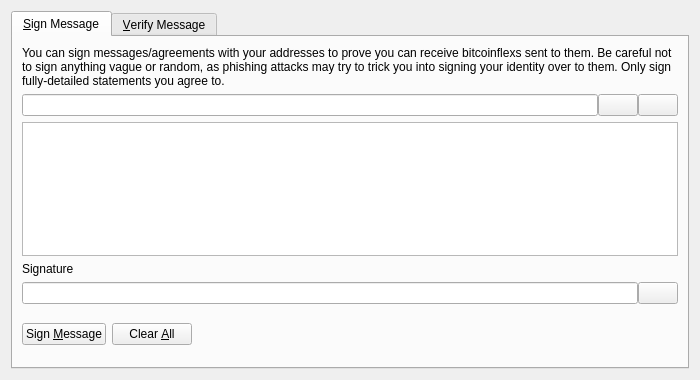
<?xml version="1.0" encoding="UTF-8"?>
<ui version="4.0">
 <class>SignVerifyMessageDialog</class>
 <widget class="QDialog" name="SignVerifyMessageDialog">
  <property name="geometry">
   <rect>
    <x>0</x>
    <y>0</y>
    <width>700</width>
    <height>380</height>
   </rect>
  </property>
  <property name="windowTitle">
   <string>Signatures - Sign / Verify a Message</string>
  </property>
  <property name="modal">
   <bool>true</bool>
  </property>
  <layout class="QVBoxLayout" name="verticalLayout">
   <item>
    <widget class="QTabWidget" name="tabWidget">
     <property name="currentIndex">
      <number>0</number>
     </property>
     <widget class="QWidget" name="tabSignMessage">
      <attribute name="title">
       <string>&amp;Sign Message</string>
      </attribute>
      <layout class="QVBoxLayout" name="verticalLayout_SM">
       <item>
        <widget class="QLabel" name="infoLabel_SM">
         <property name="text">
          <string>You can sign messages/agreements with your addresses to prove you can receive bitcoinflexs sent to them. Be careful not to sign anything vague or random, as phishing attacks may try to trick you into signing your identity over to them. Only sign fully-detailed statements you agree to.</string>
         </property>
         <property name="textFormat">
          <enum>Qt::PlainText</enum>
         </property>
         <property name="wordWrap">
          <bool>true</bool>
         </property>
        </widget>
       </item>
       <item>
        <layout class="QHBoxLayout" name="horizontalLayout_1_SM">
         <property name="spacing">
          <number>0</number>
         </property>
         <item>
          <widget class="QValidatedLineEdit" name="addressIn_SM">
           <property name="toolTip">
            <string>The BitcoinFlex address to sign the message with</string>
           </property>
          </widget>
         </item>
         <item>
          <widget class="QPushButton" name="addressBookButton_SM">
           <property name="toolTip">
            <string>Choose previously used address</string>
           </property>
           <property name="text">
            <string/>
           </property>
           <property name="icon">
            <iconset resource="../bitcoin.qrc">
             <normaloff>:/icons/address-book</normaloff>:/icons/address-book</iconset>
           </property>
           <property name="shortcut">
            <string>Alt+A</string>
           </property>
           <property name="autoDefault">
            <bool>false</bool>
           </property>
          </widget>
         </item>
         <item>
          <widget class="QPushButton" name="pasteButton_SM">
           <property name="toolTip">
            <string>Paste address from clipboard</string>
           </property>
           <property name="text">
            <string/>
           </property>
           <property name="icon">
            <iconset resource="../bitcoin.qrc">
             <normaloff>:/icons/editpaste</normaloff>:/icons/editpaste</iconset>
           </property>
           <property name="shortcut">
            <string>Alt+P</string>
           </property>
           <property name="autoDefault">
            <bool>false</bool>
           </property>
          </widget>
         </item>
        </layout>
       </item>
       <item>
        <widget class="QPlainTextEdit" name="messageIn_SM">
         <property name="toolTip">
          <string>Enter the message you want to sign here</string>
         </property>
        </widget>
       </item>
       <item>
        <widget class="QLabel" name="signatureLabel_SM">
         <property name="text">
          <string>Signature</string>
         </property>
         <property name="textFormat">
          <enum>Qt::PlainText</enum>
         </property>
        </widget>
       </item>
       <item>
        <layout class="QHBoxLayout" name="horizontalLayout_2_SM">
         <property name="spacing">
          <number>0</number>
         </property>
         <item>
          <widget class="QLineEdit" name="signatureOut_SM">
           <property name="font">
            <font>
             <italic>true</italic>
            </font>
           </property>
           <property name="readOnly">
            <bool>true</bool>
           </property>
          </widget>
         </item>
         <item>
          <widget class="QPushButton" name="copySignatureButton_SM">
           <property name="toolTip">
            <string>Copy the current signature to the system clipboard</string>
           </property>
           <property name="text">
            <string/>
           </property>
           <property name="icon">
            <iconset resource="../bitcoin.qrc">
             <normaloff>:/icons/editcopy</normaloff>:/icons/editcopy</iconset>
           </property>
           <property name="autoDefault">
            <bool>false</bool>
           </property>
          </widget>
         </item>
        </layout>
       </item>
       <item>
        <layout class="QHBoxLayout" name="horizontalLayout_3_SM">
         <item>
          <widget class="QPushButton" name="signMessageButton_SM">
           <property name="toolTip">
            <string>Sign the message to prove you own this BitcoinFlex address</string>
           </property>
           <property name="text">
            <string>Sign &amp;Message</string>
           </property>
           <property name="icon">
            <iconset resource="../bitcoin.qrc">
             <normaloff>:/icons/edit</normaloff>:/icons/edit</iconset>
           </property>
           <property name="autoDefault">
            <bool>false</bool>
           </property>
          </widget>
         </item>
         <item>
          <widget class="QPushButton" name="clearButton_SM">
           <property name="toolTip">
            <string>Reset all sign message fields</string>
           </property>
           <property name="text">
            <string>Clear &amp;All</string>
           </property>
           <property name="icon">
            <iconset resource="../bitcoin.qrc">
             <normaloff>:/icons/remove</normaloff>:/icons/remove</iconset>
           </property>
           <property name="autoDefault">
            <bool>false</bool>
           </property>
          </widget>
         </item>
         <item>
          <spacer name="horizontalSpacer_1_SM">
           <property name="orientation">
            <enum>Qt::Horizontal</enum>
           </property>
           <property name="sizeHint" stdset="0">
            <size>
             <width>40</width>
             <height>48</height>
            </size>
           </property>
          </spacer>
         </item>
         <item>
          <widget class="QLabel" name="statusLabel_SM">
           <property name="font">
            <font>
             <weight>75</weight>
             <bold>true</bold>
            </font>
           </property>
           <property name="text">
            <string/>
           </property>
           <property name="wordWrap">
            <bool>true</bool>
           </property>
          </widget>
         </item>
         <item>
          <spacer name="horizontalSpacer_2_SM">
           <property name="orientation">
            <enum>Qt::Horizontal</enum>
           </property>
           <property name="sizeHint" stdset="0">
            <size>
             <width>40</width>
             <height>48</height>
            </size>
           </property>
          </spacer>
         </item>
        </layout>
       </item>
      </layout>
     </widget>
     <widget class="QWidget" name="tabVerifyMessage">
      <attribute name="title">
       <string>&amp;Verify Message</string>
      </attribute>
      <layout class="QVBoxLayout" name="verticalLayout_VM">
       <item>
        <widget class="QLabel" name="infoLabel_VM">
         <property name="text">
          <string>Enter the receiver's address, message (ensure you copy line breaks, spaces, tabs, etc. exactly) and signature below to verify the message. Be careful not to read more into the signature than what is in the signed message itself, to avoid being tricked by a man-in-the-middle attack. Note that this only proves the signing party receives with the address, it cannot prove sendership of any transaction!</string>
         </property>
         <property name="textFormat">
          <enum>Qt::PlainText</enum>
         </property>
         <property name="alignment">
          <set>Qt::AlignLeading|Qt::AlignLeft|Qt::AlignTop</set>
         </property>
         <property name="wordWrap">
          <bool>true</bool>
         </property>
        </widget>
       </item>
       <item>
        <layout class="QHBoxLayout" name="horizontalLayout_1_VM">
         <property name="spacing">
          <number>0</number>
         </property>
         <item>
          <widget class="QValidatedLineEdit" name="addressIn_VM">
           <property name="toolTip">
            <string>The BitcoinFlex address the message was signed with</string>
           </property>
          </widget>
         </item>
         <item>
          <widget class="QPushButton" name="addressBookButton_VM">
           <property name="toolTip">
            <string>Choose previously used address</string>
           </property>
           <property name="text">
            <string/>
           </property>
           <property name="icon">
            <iconset resource="../bitcoin.qrc">
             <normaloff>:/icons/address-book</normaloff>:/icons/address-book</iconset>
           </property>
           <property name="shortcut">
            <string>Alt+A</string>
           </property>
           <property name="autoDefault">
            <bool>false</bool>
           </property>
          </widget>
         </item>
        </layout>
       </item>
       <item>
        <widget class="QPlainTextEdit" name="messageIn_VM"/>
       </item>
       <item>
        <widget class="QValidatedLineEdit" name="signatureIn_VM"/>
       </item>
       <item>
        <layout class="QHBoxLayout" name="horizontalLayout_2_VM">
         <item>
          <widget class="QPushButton" name="verifyMessageButton_VM">
           <property name="toolTip">
            <string>Verify the message to ensure it was signed with the specified BitcoinFlex address</string>
           </property>
           <property name="text">
            <string>Verify &amp;Message</string>
           </property>
           <property name="icon">
            <iconset resource="../bitcoin.qrc">
             <normaloff>:/icons/transaction_0</normaloff>:/icons/transaction_0</iconset>
           </property>
           <property name="autoDefault">
            <bool>false</bool>
           </property>
          </widget>
         </item>
         <item>
          <widget class="QPushButton" name="clearButton_VM">
           <property name="toolTip">
            <string>Reset all verify message fields</string>
           </property>
           <property name="text">
            <string>Clear &amp;All</string>
           </property>
           <property name="icon">
            <iconset resource="../bitcoin.qrc">
             <normaloff>:/icons/remove</normaloff>:/icons/remove</iconset>
           </property>
           <property name="autoDefault">
            <bool>false</bool>
           </property>
          </widget>
         </item>
         <item>
          <spacer name="horizontalSpacer_1_VM">
           <property name="orientation">
            <enum>Qt::Horizontal</enum>
           </property>
           <property name="sizeHint" stdset="0">
            <size>
             <width>40</width>
             <height>48</height>
            </size>
           </property>
          </spacer>
         </item>
         <item>
          <widget class="QLabel" name="statusLabel_VM">
           <property name="font">
            <font>
             <weight>75</weight>
             <bold>true</bold>
            </font>
           </property>
           <property name="text">
            <string/>
           </property>
           <property name="wordWrap">
            <bool>true</bool>
           </property>
          </widget>
         </item>
         <item>
          <spacer name="horizontalSpacer_2_VM">
           <property name="orientation">
            <enum>Qt::Horizontal</enum>
           </property>
           <property name="sizeHint" stdset="0">
            <size>
             <width>40</width>
             <height>48</height>
            </size>
           </property>
          </spacer>
         </item>
        </layout>
       </item>
      </layout>
     </widget>
    </widget>
   </item>
  </layout>
 </widget>
 <customwidgets>
  <customwidget>
   <class>QValidatedLineEdit</class>
   <extends>QLineEdit</extends>
   <header>qt/qvalidatedlineedit.h</header>
  </customwidget>
 </customwidgets>
 <resources>
  <include location="../bitcoin.qrc"/>
 </resources>
 <connections/>
</ui>
